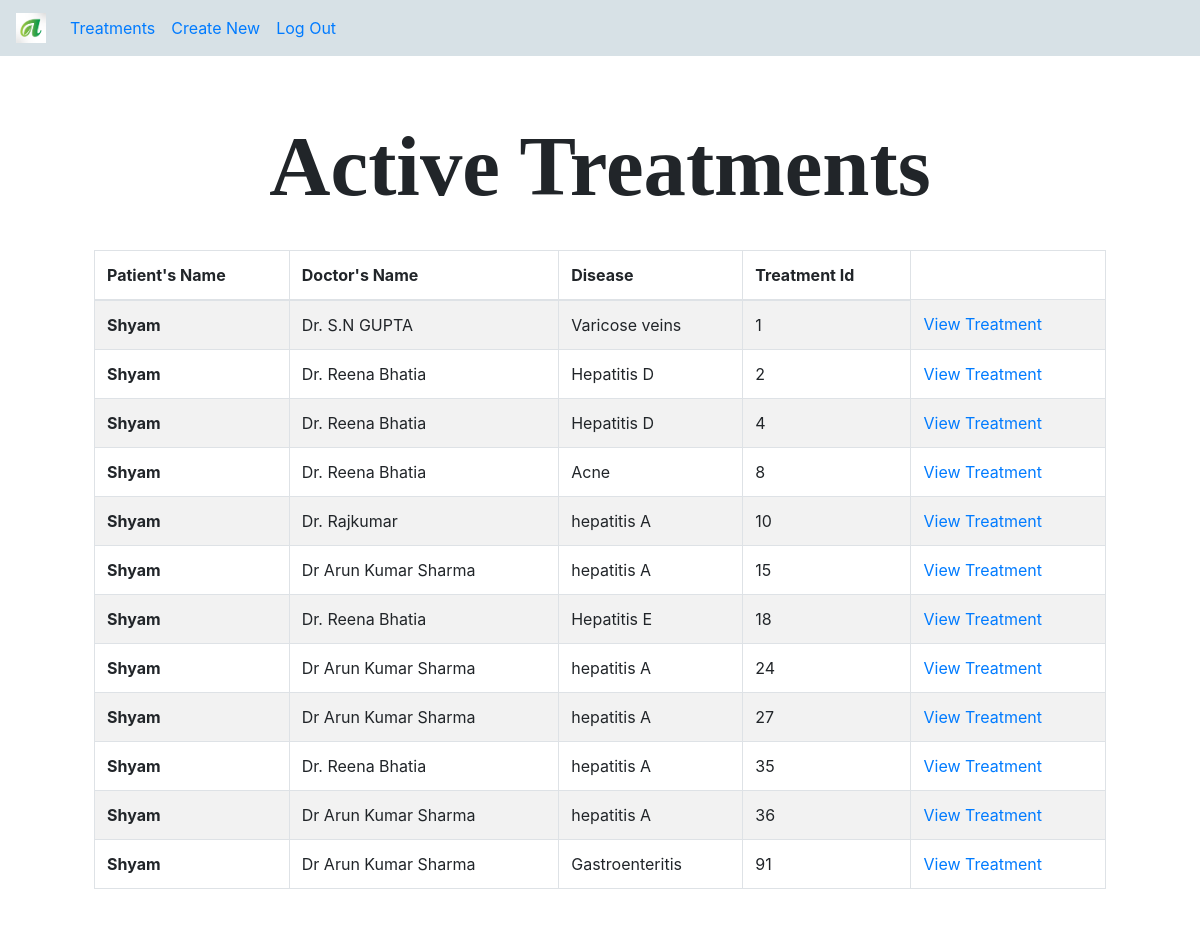
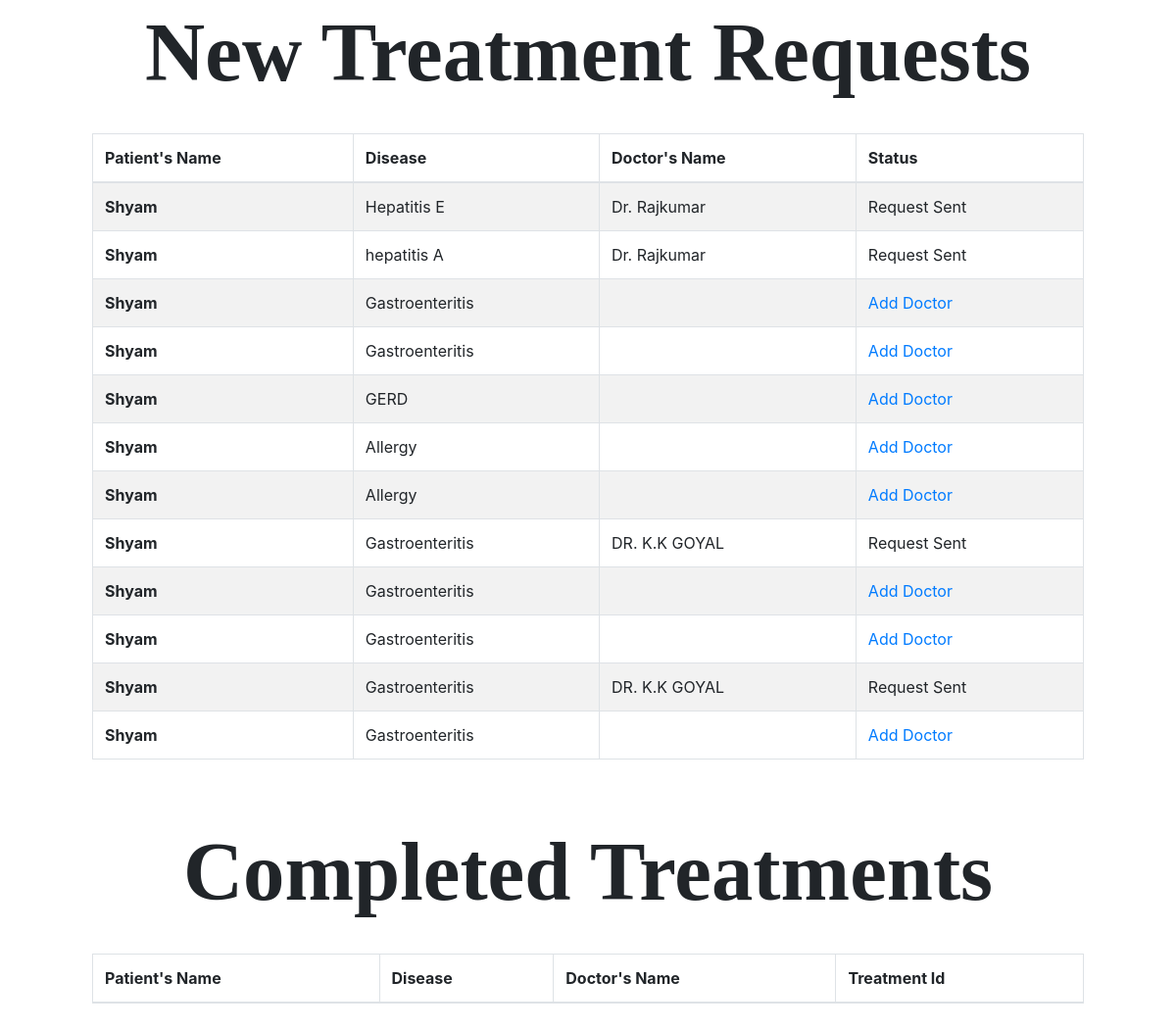
The app's page /View_Treatment (signed in) with its own data (2 pictures, top to bottom).
### Users/models.py (models this page shows, shortened)
class Treatment(models.Model):
    Patient = models.ForeignKey(Patient,on_delete=models.CASCADE,related_name="Treatments")
    Doctor = models.ForeignKey(Doctor,related_name="Treatments",null=True,on_delete=models.SET_NULL,default=None,blank=True)
    is_active = models.BooleanField(default=False)
    is_new = models.BooleanField(default=False)
    is_completed = models.BooleanField(default=False)
    SymptomList = models.ManyToManyField(Symptom,blank=True)
    Disease = models.ForeignKey(Disease,on_delete=models.PROTECT,related_name="Patients")
    Prescription = models.TextField(max_length=800,null=True,default = None,blank=True)
    Appointment = models.DateField(null=True,default = None,blank=True, validators=[validate_date])
    lat = models.DecimalField(max_digits=9, decimal_places=6,null=True,default=None)
    lon = models.DecimalField(max_digits=9, decimal_places=6,null=True,default=None)

class Patient(models.Model):
    GENDER_CHOICES =(
        ("Female", "F"),
        ("Male", "M"),
        ("Others", "Others"),
    )
    user = models.OneToOneField(User, on_delete=models.CASCADE,related_name="Patient")
    Name = models.CharField(max_length=80,default = None,null=True)
    Age = models.IntegerField(default = None,null=True)
    Address = models.TextField(max_length=300,null=True)
    Gender = models.CharField(max_length=30,choices = GENDER_CHOICES,default = 'F',null=True)

class Doctor(models.Model):
    GENDER_CHOICES =(
        ("Female", "F"),
        ("Male", "M"),
        ("Others", "Others"),
    )
    user = models.OneToOneField(User, on_delete=models.CASCADE,related_name="Doctor")
    Name = models.CharField(max_length=80,default = None,null=True)
    Age = models.IntegerField(default = None,null=True)
    Address = models.TextField(max_length=300,null=True)
    Gender = models.CharField(max_length=30,choices = GENDER_CHOICES,default = 'F',null=True)
    Specialization = models.ForeignKey(Specialization,on_delete=models.PROTECT,related_name="Doctors")
    contact  = models.IntegerField(null=True)
    Qualification = models.CharField(max_length=30,null=True)
    lat = models.DecimalField(max_digits=9, decimal_places=6,null=True,default=None)
    lon = models.DecimalField(max_digits=9, decimal_places=6,null=True,default=None)

class Disease(models.Model):
    Name = models.CharField(max_length=100,null=True,blank=True,default = None)
    Specialization = models.ForeignKey(Specialization,on_delete=models.PROTECT,related_name="Diseases")
    def __str__(self):
        return self.Name

### Users/views.py (the view)
# urls.py: path("View_Treatment",views.View_Treatment, name = "View_Treatment"),
@login_required()
@patient_required
def View_Treatment(request):
    Treatments = Treatment.objects.filter(Patient=request.user.Patient)
    active = []
    new = []
    rejected = []
    completed = []
    for t in Treatments:
        if t.is_active:
            active.append(t)
        elif t.is_new:
            new.append(t)
        elif t.is_completed:
            completed.append(t)
        else:
            rejected.append(t)
    return render(request, 'Users/Treat.html', {
        'active': active,
        'new': new,
        'rejected': rejected,
        "completed": completed
    })

### Users/templates/Users/Treat.html (shortened to what this page needs)
{% extends "Users/layout.html" %}
{% block body %}
<div class="container">
    <br><br>
    <h1 class="heading">Active Treatments</h1>
<br>
    <table class="table table-bordered table-striped">
  <thead>
    <tr>
      <th scope="col">Patient's Name</th>
      <th scope="col">Doctor's Name</th>
      <th scope="col">Disease</th>
      <th scope="col">Treatment Id</th>
    </tr>
  </thead>
  <tbody>
    {% for Treat in active %}
    <tr>
      <th scope="row">{{ Treat.Patient.Name }}</th>
      <td>{{ Treat.Doctor.Name }}</td>
      <td>{{ Treat.Disease }}</td>
      <td>{{Treat.id}}</td>
      <td><a href="{% url 'Treat' Treat.id %}">View Treatment</a></td>
    </tr>
    {% endfor %}
  </tbody>
</table>
    <br><br>
    <h1 class="heading">New Treatment Requests</h1>
<br>
    <table class="table table-bordered table-striped">
  <thead>
    <tr>
      <th scope="col">Patient's Name</th>
      <th scope="col">Disease </th>
      <th scope="col">Doctor's Name</th>
      <th scope="col">Status</th>
    </tr>
  </thead>
  <tbody>
    <tr>
     {% for Treat in new %}
      <th scope="row">{{ Treat.Patient.Name }} </th>
      <td>{{ Treat.Disease }}</td>
      {% if Treat.Doctor %}
    <td>{{ Treat.Doctor.Name }}</td>
      <td>Request Sent</td>
       {% else %}
        <td>{{ Treat.Doctor.Name }}</td>
      <td><a href="{% url 'Doctor_list' Treat.id %}"> Add Doctor</a></td>
{% endif %}
    </tr>
       {% endfor %}
  </tbody>
</table>
    <br><br>
    <h1 class="heading">Completed Treatments</h1>
    <br>
    <table class="table table-bordered table-striped">
  <thead>
    <tr>
      <th scope="col">Patient's Name</th>
      <th scope="col">Disease </th>
      <th scope="col">Doctor's Name</th>
      <th scope="col">Treatment Id</th>
    </tr>
  </thead>
</table>
    <br><br>
    <br><br>
</div>
{% endblock %}

### Users/templates/Users/layout.html (shortened to what this page needs)
{% load static %}
{% load crispy_forms_tags %}
<!doctype html>
<link rel="stylesheet" href="https://cdn.jsdelivr.net/npm/bootstrap@4.5.3/dist/css/bootstrap.min.css">
<html lang="en">
  <head>
<link href="../assets/dist/css/bootstrap.min.css" rel="stylesheet">
    <link href="{% static 'users2/jumbotron.css' %}" rel="stylesheet">
    <link href="{% static 'Users/styles.css' %}" rel="stylesheet">
  </head>
  <body>
    <nav class="navbar navbar-expand-md fixed-top " style="background-color:#d7e1e6;">
        {% if user.is_authenticated %}
     <a class="navbar-brand" href="{% url 'base' %}">
      {% else %}
      <a class="navbar-brand" href="{% url 'index' %}">
      {% endif %}
     <img src="{% static 'Users/logo.png' %}" width="30" height="30" class="d-inline-block align-top" alt="" loading="lazy">
    </a>
  <div class="collapse navbar-collapse" id="navbarsExampleDefault">
    <ul class="navbar-nav mr-auto">
      {% if user.is_authenticated %}
      {% if user.is_patient %}
      <li class="nav-item">
        <a class="nav-link" href="{% url 'View_Treatment' %}">Treatments</a>
      </li>
      <li class="nav-item">
        <a class="nav-link" href="{% url 'create_Treat' %}">Create New</a>
      </li>
      {% endif %}
      <li class="nav-item">
        <a class="nav-link" href="{% url 'logout' %}">Log Out</a>
      </li>
      {% endif %}
    </ul>
  </div>
</nav>
<br></br>
<div class="center">
{% block body %}
{% endblock %}
</div>
</body>
</html>

### Users/static/users2/jumbotron.css (style rules this page uses)
body { padding-top: 3.5rem; }

### Users/static/Users/styles.css (style rules this page uses)
body { padding: 10px; }
.heading { font-weight: bold; text-align: center; font-size: 4vmax; font-family: Cambria, Cochin, Georgia, Times, 'Times New Roman', serif; }
.center { margin: auto; width: 90%; padding: 10px; }

### records on screen
Treatment: Patient.Name "Shyam", Doctor.Name "Dr. S.N GUPTA", Disease "Varicose veins", id "1"
Treatment: Patient.Name "Shyam", Doctor.Name "Dr. Reena Bhatia", Disease "Hepatitis D", id "2"
Treatment: Patient.Name "Shyam", Doctor.Name "Dr. Reena Bhatia", Disease "Hepatitis D", id "4"
Treatment: Patient.Name "Shyam", Doctor.Name "Dr. Reena Bhatia", Disease "Acne", id "8"
Treatment: Patient.Name "Shyam", Doctor.Name "Dr. Rajkumar", Disease "hepatitis A", id "10"
Treatment: Patient.Name "Shyam", Doctor.Name "Dr Arun Kumar Sharma", Disease "hepatitis A", id "15"
Treatment: Patient.Name "Shyam", Doctor.Name "Dr. Reena Bhatia", Disease "Hepatitis E", id "18"
Treatment: Patient.Name "Shyam", Doctor.Name "Dr Arun Kumar Sharma", Disease "hepatitis A", id "24"
Treatment: Patient.Name "Shyam", Doctor.Name "Dr Arun Kumar Sharma", Disease "hepatitis A", id "27"
Treatment: Patient.Name "Shyam", Doctor.Name "Dr. Reena Bhatia", Disease "hepatitis A", id "35"
Treatment: Patient.Name "Shyam", Doctor.Name "Dr Arun Kumar Sharma", Disease "hepatitis A", id "36"
Treatment: Patient.Name "Shyam", Doctor.Name "Dr Arun Kumar Sharma", Disease "Gastroenteritis", id "91"
Treatment: Patient.Name "Shyam", Disease "Hepatitis E", Doctor.Name "Dr. Rajkumar"
Treatment: Patient.Name "Shyam", Disease "hepatitis A", Doctor.Name "Dr. Rajkumar"
Treatment: Patient.Name "Shyam", Disease "Gastroenteritis"
Treatment: Patient.Name "Shyam", Disease "Gastroenteritis"
Treatment: Patient.Name "Shyam", Disease "GERD"
Treatment: Patient.Name "Shyam", Disease "Allergy"
Treatment: Patient.Name "Shyam", Disease "Allergy"
Treatment: Patient.Name "Shyam", Disease "Gastroenteritis", Doctor.Name "DR. K.K GOYAL"
Treatment: Patient.Name "Shyam", Disease "Gastroenteritis"
Treatment: Patient.Name "Shyam", Disease "Gastroenteritis"
Treatment: Patient.Name "Shyam", Disease "Gastroenteritis", Doctor.Name "DR. K.K GOYAL"
Treatment: Patient.Name "Shyam", Disease "Gastroenteritis"
